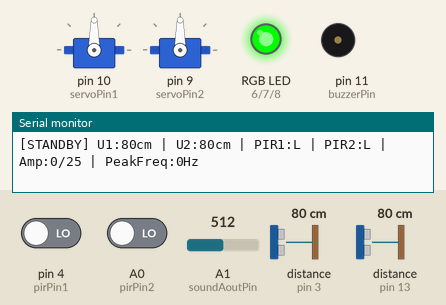
Simulated run of this sketch. Board: Arduino Uno, built with avr-gcc and run on an emulated ATmega328P. Parts: 2 × servo, an RGB LED mixed from three pins (HIGH = lit), buzzer (waves = sounding, pin HIGH), the last lines printed to the serial monitor. Wiring (inferred from the names in the program): 2 × ultrasonic range finder: trigger pin 2, echo pin 3 / trigger pin 12, echo pin 13. Inputs (shaded band) come from the test bench; at power-on: distance to the obstacle (sensors on pin 3, pin 13) 80 cm, pin 4 (pirPin1) LOW, A0 (pirPin2) LOW, A1 (soundAoutPin) = 512. The echo pulse lasts 58.3 µs per cm; pins used as bus, display or sensor lines are not drawn.

Above: at 3.8 s.
3.9 s: distance to the obstacle (sensor on pin 3) set to 55 cm
6.9 s: distance to the obstacle (sensor on pin 3) set to 47 cm
At 7.57 s:
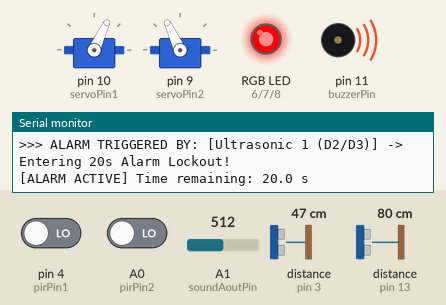
At 27.8 s:
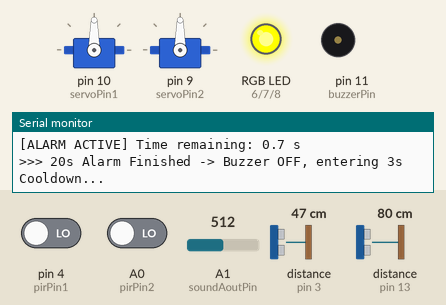
Timing chart, 0 to 52.4 s (numbered marks = the images above; inputs shaded):
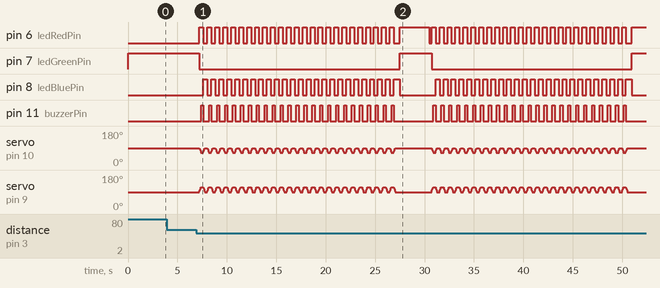

Measured:
- the behaviour switches between 51 and 50 cm on distance to the obstacle (sensor on pin 3) (found by bisection; images 0 and 1)
- after the input at 6.9 s, pin 6 (ledRedPin): LOW → HIGH after 0.33 s, → LOW 0.40 s later, → HIGH 0.40 s later, → LOW 0.40 s later, … (103 changes in this stretch); pin 7 (ledGreenPin): alternates HIGH for 3.2 s and LOW for 20.2 s, starting after 0.33 s

The sketch:

legacy_master_fixed.ino
```cpp
// Repaired copy: flash-backed serial strings and honest nominal FFT sample rate.
// Original preserved under firmware/originals/. This sketch still actuates existing servos.
/*
 * Project: Smart Scarecrow - Complete 5-Sensor Master Code
 *          (High-Pass FFT Bird Filter + Anti-Latch Edge-Triggered PIR + Smooth Servos)
 * Hardware Platform: Orangepip Kona328 (ATmega328P / Arduino Uno Compatible)
 * Complete Pin Mapping:
 *   - HC-SR04 Ultrasonic 1: TRIG -> D2,  ECHO -> D3
 *   - HC-SR04 Ultrasonic 2: TRIG -> D12, ECHO -> D13
 *   - PIR Motion Sensor 1:  OUT  -> D4
 *   - PIR Motion Sensor 2:  OUT  -> A0
 *   - Waveshare Sound V2:   DOUT -> D5,  AOUT -> A1 (Analog Waveform for FFT)
 *   - RGB LED (Common -):   R -> D6, G -> D7, B -> D8, GND -> GND
 *   - Servo 2 (Right Arm):  Signal -> D9
 *   - Servo 1 (Left Arm):   Signal -> D10
 *   - Buzzer:               Positive(+) -> D11, Negative(-) -> GND
 */

#include <Servo.h>
#include <arduinoFFT.h>

Servo servo1; // Left arm actuator (D10)
Servo servo2; // Right arm actuator (D9)

// 1. Pin Definitions
const int trigPin1     = 2;   // Ultrasonic 1 TRIG (D2)
const int echoPin1     = 3;   // Ultrasonic 1 ECHO (D3)
const int trigPin2     = 12;  // Ultrasonic 2 TRIG (D12)
const int echoPin2     = 13;  // Ultrasonic 2 ECHO (D13)

const int pirPin1      = 4;   // PIR Motion Sensor 1 OUT (D4)
const int pirPin2      = A0;  // PIR Motion Sensor 2 OUT (A0)
const int soundDoutPin = 5;   // Waveshare Sound V2 DOUT (D5)
const int soundAoutPin = A1;  // Waveshare Sound V2 AOUT (A1)

const int ledRedPin    = 6;   // RGB LED Red (D6)
const int ledGreenPin  = 7;   // RGB LED Green (D7)
const int ledBluePin   = 8;   // RGB LED Blue (D8)
const int servoPin2    = 9;   // Servo 2 Right Arm (D9)
const int servoPin1    = 10;  // Servo 1 Left Arm (D10)
const int buzzerPin    = 11;  // Buzzer Positive (D11)

// 2. FFT Configuration & Bird Frequency Filter (1800 - 4500 Hz)
const uint16_t SAMPLES = 64;
const float SAMPLING_FREQUENCY = 1000000.0f / 104.0f; // 9600 Hz -> Max frequency 4800 Hz (150 Hz per bin)

int16_t rawAdc[SAMPLES];                 // Fast integer buffer for jitter-free sampling
float vReal[SAMPLES];
float vImag[SAMPLES];

ArduinoFFT<float> FFT = ArduinoFFT<float>(vReal, vImag, SAMPLES, SAMPLING_FREQUENCY);

const float BIRD_FREQ_MIN_HZ = 1800.0;   // Lower bound for bird calls (3000 Hz is centered)
const float BIRD_FREQ_MAX_HZ = 4500.0;   // Upper bound for bird calls
float dynamicAmpThreshold    = 40.0;     // Auto-calibrated in setup() above baseline noise

unsigned int samplingPeriodUs;

// 3. Ultrasonic, PIR Anti-Latch & FSM Timing Parameters
const float MIN_DIST_CM = 2.0;
const float MAX_DIST_CM = 50.0;

const unsigned long ALARM_DURATION_MS    = 20000; // 20s alarm lockout duration
const unsigned long COOLDOWN_DURATION_MS = 3000;  // 3s post-alarm cooldown period
const unsigned long SOUND_STABLE_MS      = 500;   // 0.5s continuous quiet check for audio
const unsigned long PIR_DEBOUNCE_MS      = 150;   // 150ms glitch verification for PIR rising edge
const unsigned long PIR_SETTLE_MS        = 2000;  // 2s power-rail settling window after cooldown

// 4. Sensor State Trackers & Lock Flags
int lastPir1State      = LOW;            // Tracks previous PIR 1 state for LOW->HIGH edge detection
int lastPir2State      = LOW;            // Tracks previous PIR 2 state for LOW->HIGH edge detection
bool soundAlarmEnabled = true;           // Independent lock flag for sound channel
unsigned long quietStartTime     = 0;
unsigned long pirSettleStartTime = 0;

// 5. Finite State Machine (FSM) States
enum SystemState {
  STATE_STANDBY,   // Monitor all 5 sensors
  STATE_ALARM,     // 20s alarm lockout
  STATE_COOLDOWN   // 3s cooldown with buzzer OFF
};

SystemState currentState = STATE_STANDBY;
unsigned long stateStartTime = 0;

void setRGB(bool r, bool g, bool b) {
  digitalWrite(ledRedPin,   r ? HIGH : LOW);
  digitalWrite(ledGreenPin, g ? HIGH : LOW);
  digitalWrite(ledBluePin,  b ? HIGH : LOW);
}

// Micro-stepped servo movement to prevent 5V voltage drop and USB port disconnection
void smoothMoveArms(int target1, int target2) {
  int curr1 = servo1.read();
  int curr2 = servo2.read();
  for (int step = 1; step <= 5; step++) {
    servo1.write(curr1 + (target1 - curr1) * step / 5);
    servo2.write(curr2 + (target2 - curr2) * step / 5);
    delay(35);
  }
}

float readUltrasonicDistance(int trigPin, int echoPin) {
  digitalWrite(trigPin, LOW);
  delayMicroseconds(2);
  digitalWrite(trigPin, HIGH);
  delayMicroseconds(10);
  digitalWrite(trigPin, LOW);

  long duration = pulseIn(echoPin, HIGH, 15000);
  if (duration == 0) {
    return 999.0;
  }
  return (duration * 0.0343) / 2.0;
}

// High-speed integer sampling + First-Order High-Pass Pre-emphasis FFT
bool detectBirdSoundFFT(float &outPeakFreq, float &outHighFreqAmp) {
  // Pre-read A1 once to settle ADC multiplexer after checking A0
  analogRead(soundAoutPin);
  delayMicroseconds(50);

  // Step A: Integer sampling with nominal 104 us intervals; Servo interrupts add jitter
  for (uint16_t i = 0; i < SAMPLES; i++) {
    unsigned long t0 = micros();
    rawAdc[i] = analogRead(soundAoutPin);
    while ((micros() - t0) < samplingPeriodUs) {
      // Wait for nominal 104 us interval; verify timing on hardware
    }
  }

  // Step B: First-order High-Pass Pre-emphasis (vReal[i] = raw[i] - raw[i-1])
  float maxDiffAmp = 0.0;
  vReal[0] = 0.0;
  vImag[0] = 0.0;
  for (uint16_t i = 1; i < SAMPLES; i++) {
    float diff = (float)(rawAdc[i] - rawAdc[i - 1]);
    vReal[i] = diff;
    vImag[i] = 0.0;
    if (abs(diff) > maxDiffAmp) {
      maxDiffAmp = abs(diff);
    }
  }
  outHighFreqAmp = maxDiffAmp;

  // Step C: Apply Hamming Window & compute 64-point FFT
  FFT.windowing(FFTWindow::Hamming, FFTDirection::Forward);
  FFT.compute(FFTDirection::Forward);
  FFT.complexToMagnitude();

  // Suppress DC and sub-300Hz power supply hum bins
  vReal[0] = 0.0;
  vReal[1] = 0.0;

  // Step D: Extract dominant frequency peak
  outPeakFreq = FFT.majorPeak();

  if (outHighFreqAmp < dynamicAmpThreshold) {
    return false;
  }

  return (outPeakFreq >= BIRD_FREQ_MIN_HZ && outPeakFreq <= BIRD_FREQ_MAX_HZ);
}

void setup() {
  Serial.begin(9600);

  // Set ADC prescaler to 32 (500 kHz ADC clock -> ~28 us analogRead)
  ADCSRA = (ADCSRA & 0xF8) | 0x05;
  samplingPeriodUs = round(1000000.0 / SAMPLING_FREQUENCY);

  pinMode(trigPin1, OUTPUT);
  pinMode(echoPin1, INPUT);
  pinMode(trigPin2, OUTPUT);
  pinMode(echoPin2, INPUT);

  pinMode(pirPin1, INPUT);
  pinMode(pirPin2, INPUT);
  pinMode(soundDoutPin, INPUT);
  pinMode(soundAoutPin, INPUT);

  pinMode(ledRedPin, OUTPUT);
  pinMode(ledGreenPin, OUTPUT);
  pinMode(ledBluePin, OUTPUT);
  pinMode(buzzerPin, OUTPUT);

  servo1.attach(servoPin1);
  servo2.attach(servoPin2);

  // Default Standby outputs: Arms at 90 deg, Buzzer OFF, Green LED ON
  servo1.write(90);
  servo2.write(90);
  digitalWrite(buzzerPin, LOW);
  setRGB(false, true, false);

  Serial.println(F("=== Smart Scarecrow 5-Sensor Master System Initializing ==="));
  delay(1500); // Allow sensors and 5V rail to stabilize

  // Sample initial PIR states (prevents immediate false alarm if a PIR starts HIGH)
  lastPir1State = digitalRead(pirPin1);
  lastPir2State = digitalRead(pirPin2);
  pirSettleStartTime = millis();

  if (lastPir1State == HIGH) {
    Serial.println(F("[NOTICE] PIR1(D4) is currently HIGH -> Waiting for LOW reset before arming PIR1."));
  }
  if (lastPir2State == HIGH) {
    Serial.println(F("[NOTICE] PIR2(A0) is currently HIGH -> Waiting for LOW reset before arming PIR2."));
  }

  // Auto-calibrate quiet baseline amplitude on A1 over 10 frames
  float maxBaseline = 0.0;
  for (int k = 0; k < 10; k++) {
    float fDummy, ampSample;
    detectBirdSoundFFT(fDummy, ampSample);
    if (ampSample > maxBaseline) maxBaseline = ampSample;
    delay(20);
  }
  dynamicAmpThreshold = maxBaseline + 25.0;

  Serial.print(F("Calibrated Audio Threshold: "));
  Serial.print(dynamicAmpThreshold, 0);
  Serial.println(F(" | Bird Band: 1800 - 4500 Hz"));
}

void loop() {
  unsigned long currentMillis = millis();

  switch (currentState) {

    // -------------------------------------------------------------------------
    // STEP 1, 5 & 6: STANDBY MODE - Monitor 2x Ultrasonic, 2x Edge-PIR, and FFT
    // -------------------------------------------------------------------------
    case STATE_STANDBY: {
      // 1. Read Ultrasonic 1 & 2 (with 15ms cross-talk delay)
      float dist1 = readUltrasonicDistance(trigPin1, echoPin1);
      delay(15);
      float dist2 = readUltrasonicDistance(trigPin2, echoPin2);

      // 2. Read PIR 1 & 2 with Rising-Edge Detection + 150ms Debounce + 2s Power Settling
      int pir1 = digitalRead(pirPin1);
      int pir2 = digitalRead(pirPin2);
      bool pir1Trig = false;
      bool pir2Trig = false;

      if (currentMillis - pirSettleStartTime >= PIR_SETTLE_MS) {
        // Trigger ONLY on fresh LOW -> HIGH edge that stays HIGH for 150ms
        if (pir1 == HIGH && lastPir1State == LOW) {
          delay(PIR_DEBOUNCE_MS);
          if (digitalRead(pirPin1) == HIGH) {
            pir1Trig = true;
          }
        }
        if (pir2 == HIGH && lastPir2State == LOW) {
          delay(PIR_DEBOUNCE_MS);
          if (digitalRead(pirPin2) == HIGH) {
            pir2Trig = true;
          }
        }
      }
      // Update edge trackers (if a PIR is stuck HIGH, lastPirState stays HIGH and won't lock the system)
      lastPir1State = pir1;
      lastPir2State = pir2;

      // 3. Sample Audio from A1 & run FFT Bird Filter
      float peakFreq = 0.0;
      float audioAmp = 0.0;
      bool birdSoundDetected = detectBirdSoundFFT(peakFreq, audioAmp);

      // Step 5: Re-enable sound channel after 500ms of continuous quiet
      if (!soundAlarmEnabled) {
        if (audioAmp >= dynamicAmpThreshold) {
          quietStartTime = currentMillis;
        } else if (currentMillis - quietStartTime >= SOUND_STABLE_MS) {
          soundAlarmEnabled = true;
          Serial.println(F(">>> [Step 5] Acoustic channel quiet & re-enabled!"));
        }
      }

      // Evaluate Ultrasonic and Sound trigger conditions
      bool ultra1Trig = (dist1 >= MIN_DIST_CM && dist1 <= MAX_DIST_CM);
      bool ultra2Trig = (dist2 >= MIN_DIST_CM && dist2 <= MAX_DIST_CM);
      bool soundTrig  = soundAlarmEnabled && birdSoundDetected;

      // Real-time telemetry output
      Serial.print(F("[STANDBY] U1:"));
      if (dist1 > 300.0) Serial.print(F("--")); else Serial.print(dist1, 0);
      Serial.print(F("cm | U2:"));
      if (dist2 > 300.0) Serial.print(F("--")); else Serial.print(dist2, 0);
      Serial.print(F("cm | PIR1:")); Serial.print(pir1 ? "H" : "L");
      Serial.print(F(" | PIR2:"));   Serial.print(pir2 ? "H" : "L");
      Serial.print(F(" | Amp:"));    Serial.print(audioAmp, 0);
      Serial.print(F("/"));          Serial.print(dynamicAmpThreshold, 0);
      Serial.print(F(" | PeakFreq:")); Serial.print(peakFreq, 0);
      Serial.println(F("Hz"));

      if (audioAmp >= dynamicAmpThreshold && !birdSoundDetected) {
        Serial.print(F("   [Noise Rejected] Loud sound at "));
        Serial.print(peakFreq, 0);
        Serial.println(F(" Hz is outside Bird Band (1800-4500 Hz)."));
      }

      // Step 2: Activate 20s alarm if any sensor triggers
      if (ultra1Trig || ultra2Trig || pir1Trig || pir2Trig || soundTrig) {
        Serial.print(F(">>> ALARM TRIGGERED BY: "));
        if (ultra1Trig) Serial.print(F("[Ultrasonic 1 (D2/D3)] "));
        if (ultra2Trig) Serial.print(F("[Ultrasonic 2 (D12/D13)] "));
        if (pir1Trig)   Serial.print(F("[PIR 1 Rising-Edge (D4)] "));
        if (pir2Trig)   Serial.print(F("[PIR 2 Rising-Edge (A0)] "));
        if (soundTrig) {
          Serial.print(F("[Bird Sound FFT (A1): "));
          Serial.print(peakFreq, 0);
          Serial.print(F(" Hz] "));
        }
        Serial.println(F("-> Entering 20s Alarm Lockout!"));

        stateStartTime = millis();
        currentState = STATE_ALARM;
      }
      break;
    }

    // -------------------------------------------------------------------------
    // STEP 2 & 3: ALARM MODE (20s) - Actuate outputs & ignore new triggers
    // -------------------------------------------------------------------------
    case STATE_ALARM: {
      unsigned long elapsed = currentMillis - stateStartTime;

      if (elapsed < ALARM_DURATION_MS) {
        Serial.print(F("[ALARM ACTIVE] Time remaining: "));
        Serial.print((ALARM_DURATION_MS - elapsed) / 1000.0, 1);
        Serial.println(F(" s"));

        // Half-cycle 1: Smooth sweep out + Red LED + Buzzer ON
        setRGB(true, false, false);
        smoothMoveArms(65, 115);         // 175ms smooth motion
        digitalWrite(buzzerPin, HIGH);
        delay(225);

        // Half-cycle 2: Smooth sweep back to 90 deg + Blue LED + Buzzer OFF
        setRGB(false, false, true);
        digitalWrite(buzzerPin, LOW);
        smoothMoveArms(90, 90);          // 175ms smooth motion
        delay(225);
      }
      else {
        // Step 4: Switch off buzzer and enter 3s Cooldown
        Serial.println(F(">>> 20s Alarm Finished -> Buzzer OFF, entering 3s Cooldown..."));
        digitalWrite(buzzerPin, LOW);
        smoothMoveArms(90, 90);
        setRGB(true, true, false);       // Yellow LED indicates Cooldown

        soundAlarmEnabled = false;       // Lock sound channel until verified quiet
        stateStartTime = millis();
        currentState = STATE_COOLDOWN;
      }
      break;
    }

    // -------------------------------------------------------------------------
    // STEP 4: COOLDOWN MODE (3s) - Buzzer OFF, ignore all triggers
    // -------------------------------------------------------------------------
    case STATE_COOLDOWN: {
      if (currentMillis - stateStartTime >= COOLDOWN_DURATION_MS) {
        Serial.println(F(">>> 3s Cooldown Complete -> Returning to STATE_STANDBY (Green LED)."));
        setRGB(false, true, false);

        // Sync PIR states and start 2s power settling window to prevent self-triggering loops
        lastPir1State = digitalRead(pirPin1);
        lastPir2State = digitalRead(pirPin2);
        pirSettleStartTime = millis();
        quietStartTime     = millis();

        currentState = STATE_STANDBY;
      } else {
        delay(50);
      }
      break;
    }
  }
}
```
